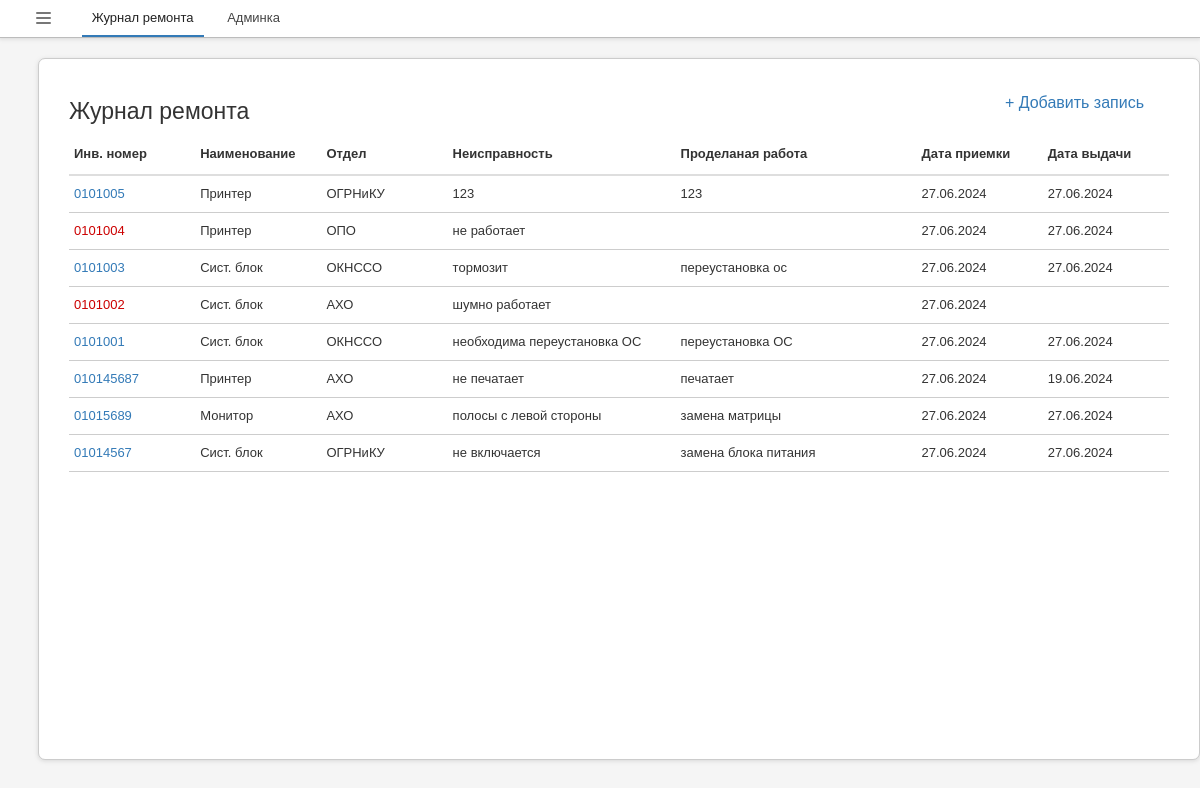
Before: /rj/ with the older database file.
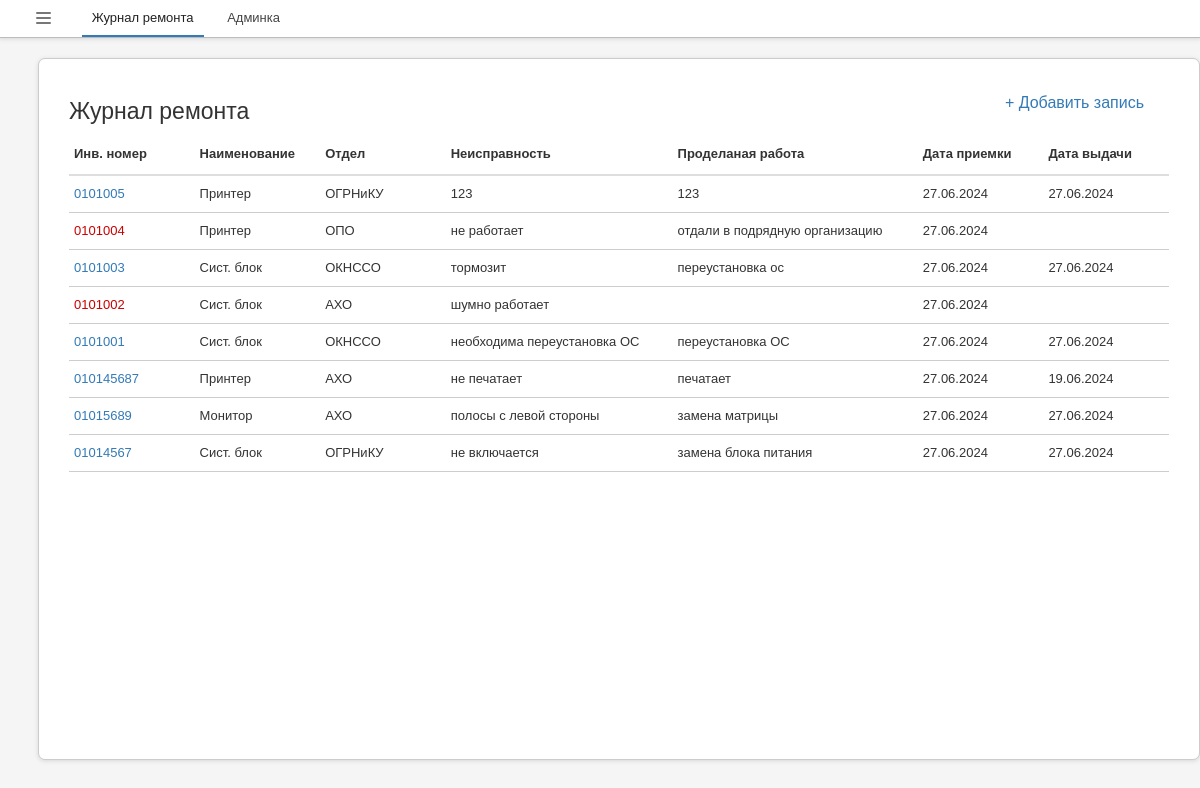
After: the same page with the newer database file.
### app_rj/models.py (models this page shows, shortened)
class tech_db(models.Model):
  inv_num = models.CharField(max_length = 32, verbose_name="Инв. номер")
  equipment_name = models.ForeignKey('equipment_name_db', on_delete=models.PROTECT, null=True, blank=True, verbose_name="Наименование")
  otdel = models.ForeignKey('otdel_db', on_delete=models.PROTECT, null=True, blank=True, verbose_name="Отдел")
  defect = models.TextField(verbose_name="Неисправность")
  work_done = models.TextField(blank=True, verbose_name="Проделаная работа")
  date_accept = models.DateField(verbose_name="Дата приемки")
  date_issue = models.DateField(null=True, blank=True, verbose_name="Дата выдачи")
  class Meta:
    verbose_name = "Тенику"
    verbose_name_plural = "Теника"
    ordering = ['-id','-date_accept']

class equipment_name_db(models.Model):
  title = models.CharField(max_length = 32, db_index=True, verbose_name="Наименование")
  class Meta:
    verbose_name = "Наименование"
    verbose_name_plural = "Наименование"
    ordering = ['title']

class otdel_db(models.Model):
  name = models.CharField(max_length = 32, db_index=True, verbose_name="Отделы")
  class Meta:
    verbose_name = "Отдел"
    verbose_name_plural = "Отделы"
    ordering = ['name']

### app_rj/views.py (the view)
# urls.py: path('', get_index, name='index'),
def get_index(request):
  href_font = dict()
  tech_db_all = tech_db.objects.all()
  for i in tech_db_all:
    if (i.work_done != '' and i.date_issue != None):
      i.href_font = 'font_normal'
    else:
      i.href_font = 'font_red'
  context = {
    'title': "Журнал ремонта",
    'tech_db_all': tech_db_all,
  }
  return render(request, 'app_rj/index.html', context)

### app_rj/templates/app_rj/index.html (shortened to what this page needs)
{% extends "base.html" %}
{% block content %}
  <div class="info_tu">
    <a href="javascript:void(0); open_new_rcard();">
      + Добавить запись
    </a>
  </div>
  <h3>{{title}}</h3>
  <table class="main" width="100%">
    <thead class="main">
      <tr class="main">
        <th class="main min_v1 max_v1">Инв. номер</th>
        <th class="main min_v1 max_v1">Наименование</th>
        <th class="main min_v1 max_v2">Отдел</th>
        <th class="main min_v1 max_v2">Неисправность</th>
        <th class="main min_v2 max_v2">Проделаная работа</th>
        <th class="main min_v1 max_v1">Дата приемки</th>
        <th class="main min_v1 max_v1">Дата выдачи</th>
      </tr>
    </thead>
    <tbody id="list_rcard">
  {% for i in tech_db_all %}
    <tr class="rtcolor hover" id="tr_rcard_{{i.id}}">
      <td class="main">
        <a class="{{i.href_font}}" href="javascript:void(0); open_rcard({{i.id}});" id="a{{i.id}}">
          {{i.inv_num}}
        </a>
      </td>
      <td class="main">{{i.equipment_name.title}}</td>
      <td class="main">{{i.otdel.name}}</td>
      <td class="main" id="defect_{{i.id}}">{{i.defect}}</td>
      <td class="main" id="work_done_{{i.id}}">{{i.work_done}}</td>
      <td class="main">{{i.date_accept | date:'d.m.Y'}}</td>
      <td class="main" id="date_issue_{{i.id}}">{{i.date_issue | date:'d.m.Y'}}</td>
    </tr>
  {% endfor %}
  </tbody>
  </table>
{% endblock %}

Changed rows visible on the page:
changed tech_db "не работает": work_done (not shown) → "отдали в подрядную организацию"; date_issue "27.06.2024" → (not shown)
